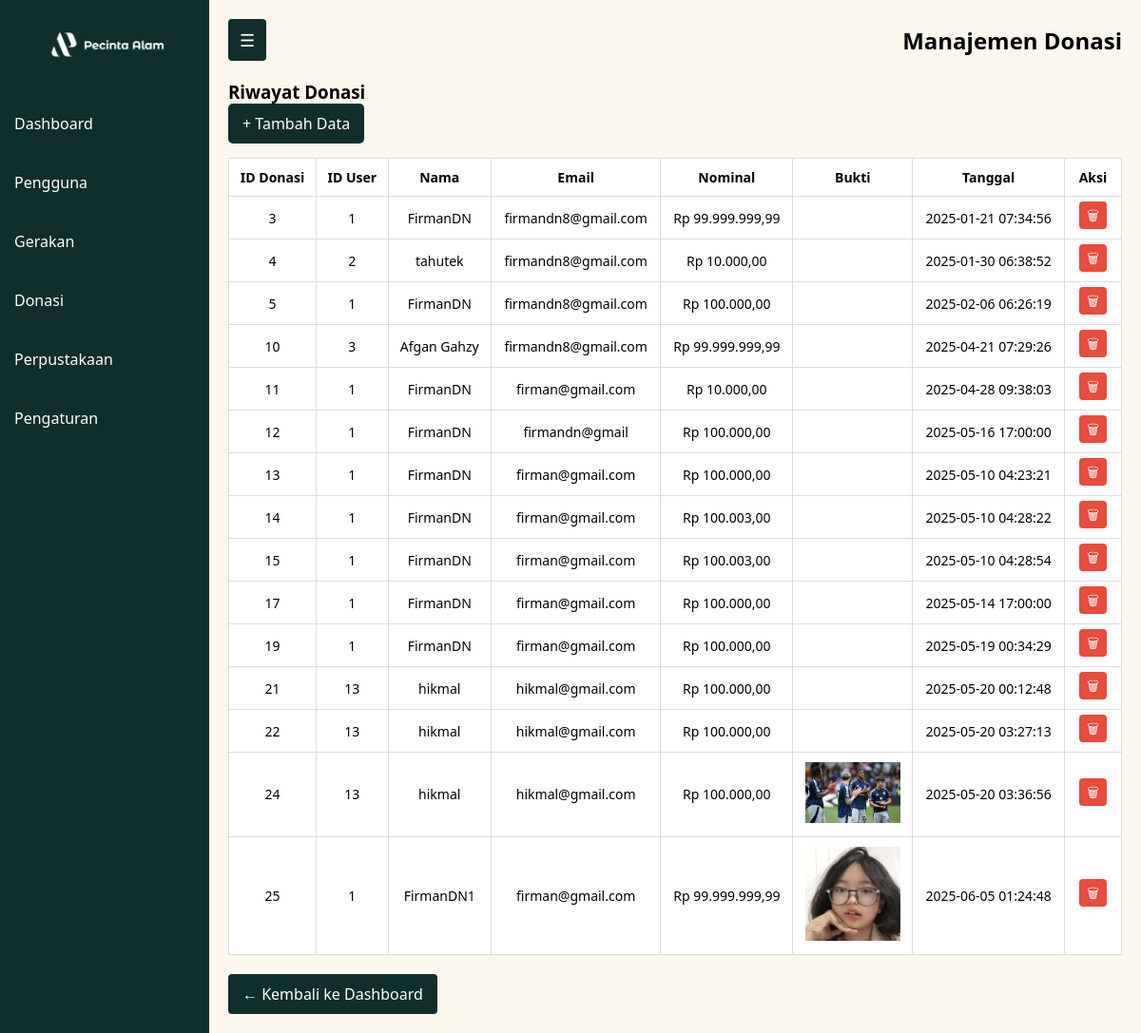
Before: /dashboard/admin/donasi.php (signed in) with the older database file.
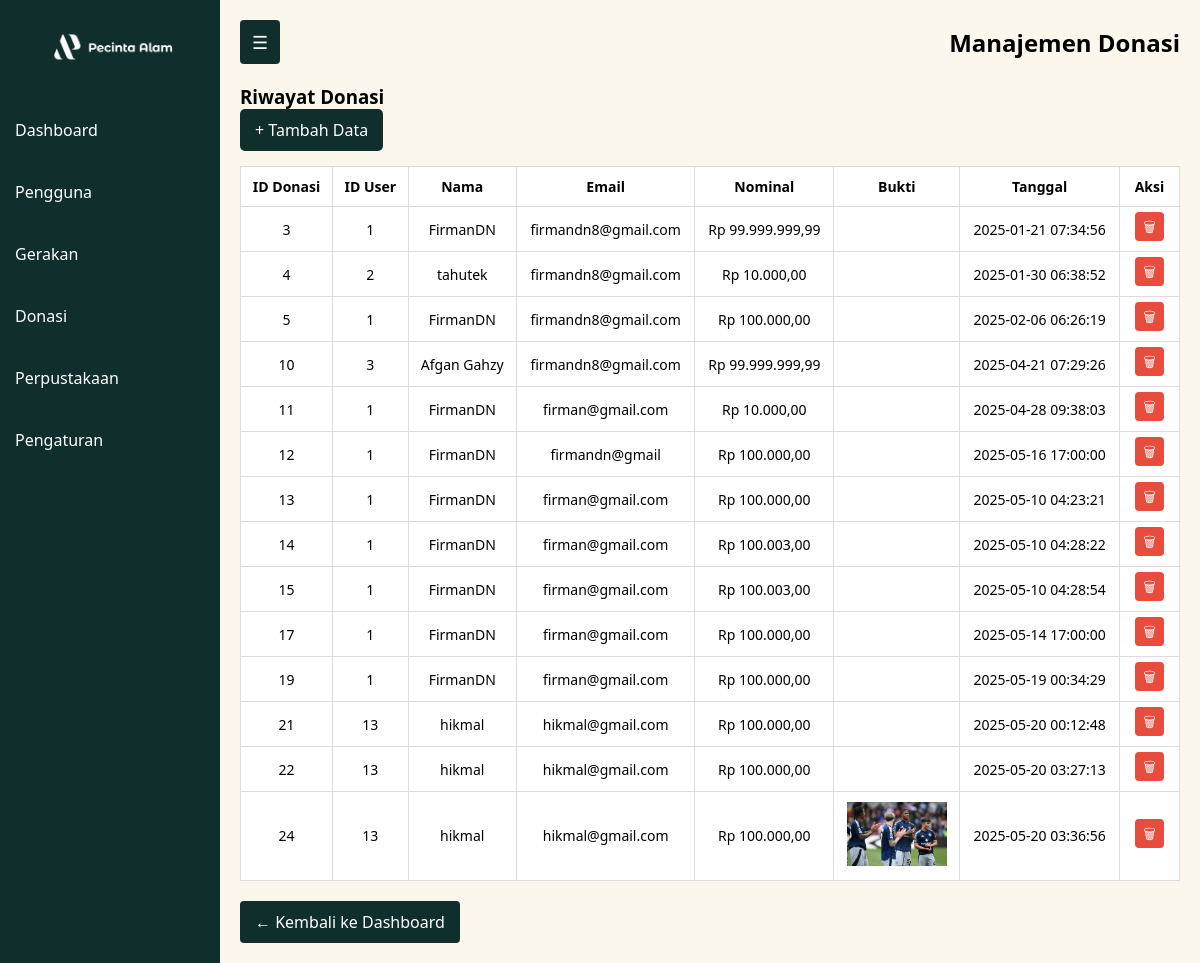
After: the same page with the newer database file.
### tables this page shows
CREATE TABLE `donasi` (
  `id_donasi` int(11) NOT NULL,
  `id_user` int(11) NOT NULL,
  `nama` varchar(255) NOT NULL,
  `email` varchar(255) NOT NULL,
  `nominal` decimal(10,2) NOT NULL,
  `bukti_transfer` varchar(255) DEFAULT NULL,
  `tanggal` timestamp NOT NULL DEFAULT current_timestamp()
);

### dashboard/admin/donasi.php (the view, shortened to what this page needs)
<?php
include '../../config/db.php';
$sql = "SELECT * FROM donasi";
$result = $conn->query($sql);
?>
<!DOCTYPE html>
<html lang="id">
<head>
  <link rel="stylesheet" href="../../assets/css/pengguna.css">
</head>
<body>
  <div class="container">
    <aside id="sidebar">
      <div class="logo">
        <img width="80%" src="../../assets/images/logo1.png" alt="Logo Komunitas Pecinta Alam">
      </div>
      <ul class="menu">
        <li><a href="dashboard.php">Dashboard</a></li>
        <li><a href="pengguna.php" class="active">Pengguna</a></li>
        <li><a href="gerakan.php">Gerakan</a></li>
        <li><a href="donasi.php">Donasi</a></li>
        <li><a href="perpustakaan.php">Perpustakaan</a></li>
        <li><a href="pengaturan.php">Pengaturan</a></li>
      </ul>
    </aside>
    <main>
      <header>
        <button id="toggleBtn">☰</button>
        <h2>Manajemen Donasi</h2>
      </header>
      <section class="content">
        <h3>Riwayat Donasi</h3>
        <a href="proses/tambah_donasi.php" class="add-btn">+ Tambah Data</a>
        <table>
          <thead>
            <tr>
              <th>ID Donasi</th>
              <th>ID User</th>
              <th>Nama</th>
              <th>Email</th>
              <th>Nominal</th>
              <th>Bukti</th>
              <th>Tanggal</th>
              <th>Aksi</th>
            </tr>
          </thead>
          <tbody>
            <?php while ($row = $result->fetch_assoc()): ?>
              <tr>
                <td><?= htmlspecialchars($row['id_donasi']) ?></td>
                <td><?= htmlspecialchars($row['id_user']) ?></td>
                <td><?= htmlspecialchars($row['nama']) ?></td>
                <td><?= htmlspecialchars($row['email']) ?></td>
                <td>Rp <?= number_format($row['nominal'], 2, ',', '.') ?></td>
                <td> <img style="width: 100px;" src="../../pages/upload/<?= $row['bukti_transfer'] ?>" alt=""></td>
                <td><?= htmlspecialchars($row['tanggal']) ?></td>
                <td>
                  <a href="proses/delete_donasi.php?id_donasi=<?= $row['id_donasi'] ?>" class="delete-btn" onclick="return confirm('Yakin ingin menghapus data donasi ini?')">🗑</a>
                </td>
              </tr>
            <?php endwhile; ?>
          </tbody>
        </table>
      </section>
      <a href="../../index.php" class="back-button">← Kembali ke Dashboard</a>
    </main>
  </div>
</body>
</html>

### assets/css/pengguna.css (style rules this page uses)
* { box-sizing: border-box; margin: 0; padding: 0; font-family: 'Segoe UI', sans-serif; }
body, html { height: 100%; background-color: #f4f4f4; }
.container { display: flex; height: 100vh; }
aside { width: 220px; background-color: rgb(15, 46, 44); color: white; transition: 0.3s ease; overflow: hidden; }
.logo { padding: 20px; font-size: 20px; font-weight: bold; text-align: center; }
.menu { list-style: none; padding: 0; }
.menu li a { cursor: pointer; text-decoration: none; color: white; display: block; padding: 20px 15px; }
main { flex: 1; padding: 20px; overflow-y: auto; background-color: #FCF7ED; }
header { display: flex; justify-content: space-between; align-items: center; }
#toggleBtn { background-color: rgb(15, 46, 44); color: white; border: none; padding: 10px 12px; font-size: 18px; cursor: pointer; border-radius: 4px; }
.content { margin-top: 20px; }
.add-btn { background-color: rgb(15, 46, 44); color: white; padding: 10px 15px; text-decoration: none; border-radius: 5px; display: inline-block; margin-bottom: 15px; }
table { width: 100%; border-collapse: collapse; background-color: white; }
table th, table td { border: 1px solid #ddd; padding: 10px; text-align: center; font-size: 14px; }
.edit-btn, .delete-btn, .reset-btn { margin: 0 4px; padding: 5px 8px; text-decoration: none; border-radius: 4px; color: white; font-size: 14px; }
.delete-btn { background-color: #e74c3c; }
.back-button { margin-top: 20px; display: inline-block; background-color: rgb(15, 46, 44); color: white; padding: 10px 15px; text-decoration: none; border-radius: 4px; transition: background 0.3s ease; }

Changed rows visible on the page:
removed donasi: id_donasi "25", id_user "1", nama "FirmanDN1", email "firman@gmail.com", nominal "99.999.999,99", bukti_transfer (picture), tanggal "2025-06-05 01:24:48"
